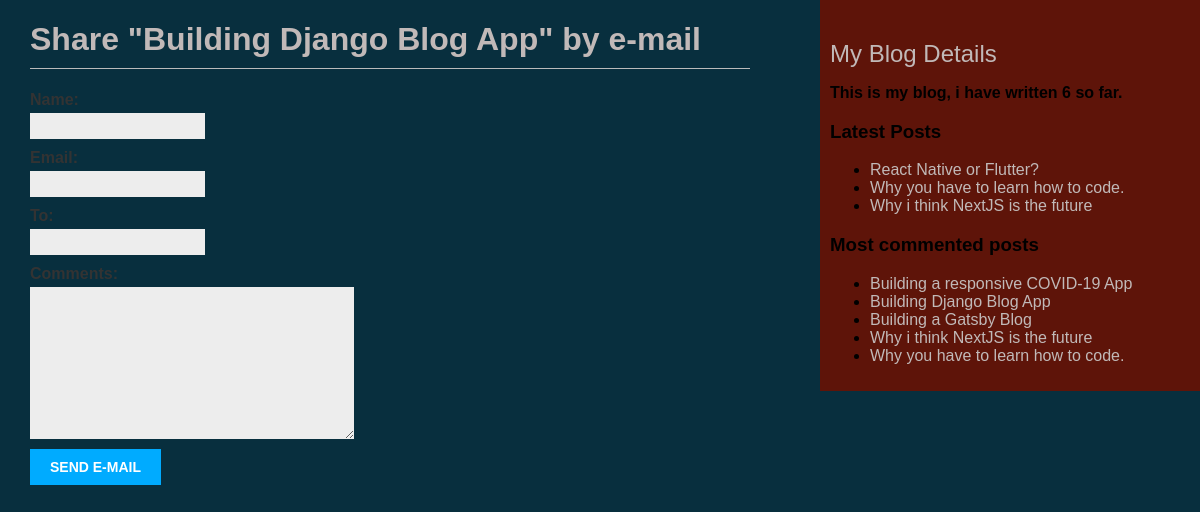
/blog/2/share/, run on the app's committed database.
### blog/models.py (models this page shows, shortened)
class Post(models.Model):
    STATUS_CHOICES = (
        ('draft', 'Draft'),
        ('published', 'Published'),
    )
    title = models.CharField(max_length=250)
    slug = models.SlugField(max_length=250, unique_for_date='publish')
    author = models.ForeignKey(User, related_name='tips_posts', on_delete=models.CASCADE)
    body = models.TextField()
    publish = models.DateTimeField(default = timezone.now)
    created = models.DateTimeField(auto_now_add=True)
    updated = models.DateTimeField(auto_now=True)
    status = models.CharField(max_length=10,
    choices=STATUS_CHOICES,
    default='draft')
    tags = TaggableManager()
    published = PublishedManager()
    class Meta:
        ordering = ('-publish',)
    def get_absolute_url(self):
        return reverse('blog:post_detail',args=[self.publish.year, self.publish.month, self.publish.day, self.slug])

### blog/views.py (the view)
# urls.py: path('<int:post_id>/share/', views.post_share, name='post_share'),
def post_share(request, post_id):
    post = get_object_or_404(Post, id=post_id, status='published')
    sent = False
    if request.method == 'POST':
        form = EmailPostForm(request.POST)
        if form.is_valid():
            cd = form.cleaned_data
            post_url = request.build_absolute_uri(post.get_absolute_url())
            subject = f"{cd['name']} recommends you read " f"{post.title}"
            message = f"Read {post.title} at {post_url}\n\n" f"{cd['name']}\'s comments: {cd['comments']}"
            send_mail(subject, message, 'sochenhie@gmail.com',[cd['to']])
            sent = True
    else:
        form = EmailPostForm()
    return render(request, 'blog/post/share.html', {'post': post, 'form': form, 'sent': sent })

### blog/forms.py
class EmailPostForm(forms.Form):
    name = forms.CharField(max_length=25)
    email = forms.EmailField()
    to = forms.EmailField()
    comments = forms.CharField(required=False, widget=forms.Textarea)

### blog/models.py (called while the page is built)
    def get_queryset(self):
        return super(PublishedManager, self).get_queryset()\
        .filter(status='published')

### blog/templatetags/blog_tags.py (called while the page is built)
@register.simple_tag
def total_posts():
    return Post.published.count()

@register.inclusion_tag("blog/post/latest_posts.html")
def show_latest_posts(count=5):
    latest_posts = Post.published.order_by('-publish')[:count]
    return {
        "latest_posts": latest_posts,
    }

@register.simple_tag
def get_most_commented_posts(count=5):
    return Post.published.annotate(
        total_comments=Count('comments')
    ).order_by('-total_comments')[:count]

### blog/templates/blog/post/share.html (shortened to what this page needs)
{% extends "blog/base.html" %}
{% block content %}
{% if sent %}
<h1>E-mail successfully sent</h1>
<p>
"{{ post.title }}" was successfully sent to {{ form.cleaned_data.to }}.
</p>
{% else %}
<h1>Share "{{ post.title }}" by e-mail</h1>
<form method="post">
{{ form.as_p }}
<input type="submit" value="Send e-mail">
</form>
{% endif %}
{% endblock %}

### blog/templates/blog/base.html (shortened to what this page needs)
{% load blog_tags %} {% load static %}
<!DOCTYPE html>
<html>
  <head>
    <link rel="stylesheet" href="{% static "css/blog.css" %}?{% now "U" %}" >
  </head>
  <body>
    <div id="content">{% block content %} {% endblock %}</div>
    <div id="sidebar">
      <h2>My Blog Details</h2>
      <p>This is my blog, i have written {% total_posts %} so far.</p>
      <h3>Latest Posts</h3>
      {% show_latest_posts 3 %}
      <h3>Most commented posts</h3>
      {% get_most_commented_posts as most_commented_posts %}
      <ul>
        {% for post in most_commented_posts %}
        <li>
          <a href="{{ post.get_absolute_url }}">{{ post.title }}</a>
        </li>
        {% endfor %}
      </ul>
    </div>
  </body>
</html>

### blog/templates/blog/post/latest_posts.html
<ul>
{% for post in latest_posts %}
<li>
<a href="{{ post.get_absolute_url }}">{{ post.title }}</a>
</li>
{% endfor %}
</ul>

### blog/static/css/blog.css (style rules this page uses)
body { margin: 0; padding: 0; font-family: helvetica, sans-serif; background-color: #082f3e; }
a { color: #c1b9b8; text-decoration: none; }
h1 { font-weight: nobolfrmal; border-bottom: 1px solid #bbb; padding: 0 0 10px 0; color: #c1b9b8; }
h2 { font-weight: normal; margin: 30px 0 0; color: #c1b9b8; }
#content { float: left; width: 60%; padding: 0 0 0 30px; }
#sidebar { float: right; width: 30%; padding: 10px; background: #5e1409; height: 100%; }
p { color: #000000; font-weight: bold; }
label { float: left; clear: both; color: #333; margin-bottom: 4px; }
input, textarea { clear: both; float: left; margin: 0 0 10px; background: #ededed; border: 0; padding: 6px 10px; font-size: 12px; }
input[type="submit"] { font-weight: bold; background: #00abff; color: #fff; padding: 10px 20px; font-size: 14px; text-transform: uppercase; }

### data on the page
Post: title "Building Django Blog App"
Post: title "React Native or Flutter?"
Post: title "Why you have to learn how to code."
Post: title "Why i think NextJS is the future"
Post: title "Building a responsive COVID-19 App"
Post: title "Building a Gatsby Blog"
